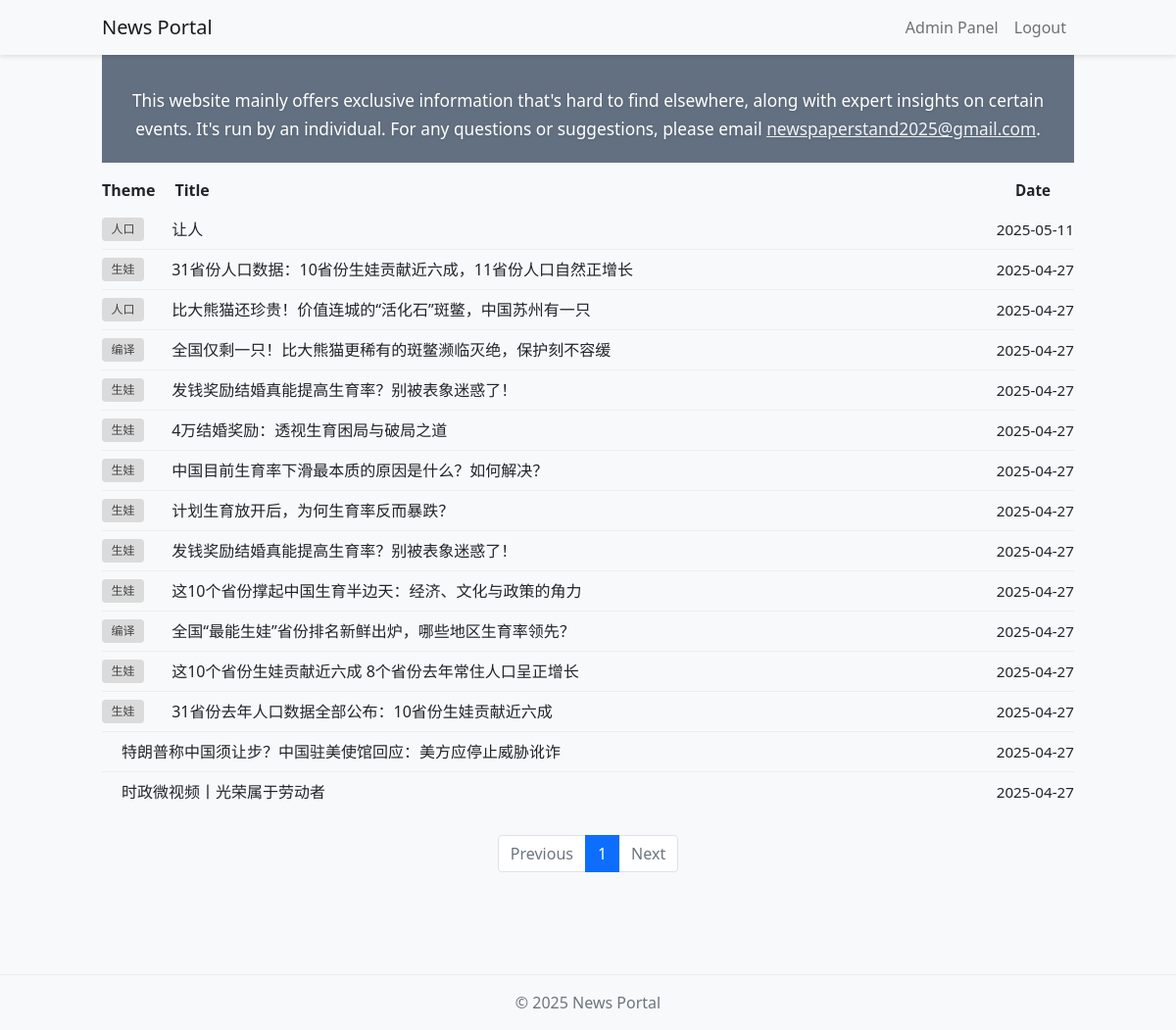
Screenshot of / (signed in) with the database file from the repository.
### app/models.py (models this page shows, shortened)
class Tag(db.Model):
    id = db.Column(db.Integer, primary_key=True)
    name = db.Column(db.String(50), unique=True, nullable=False)
    created_at = db.Column(db.DateTime, default=datetime.utcnow)

class Article(db.Model):
    id = db.Column(db.Integer, primary_key=True)
    title = db.Column(db.String(200), nullable=False)
    subtitle = db.Column(db.String(200))
    content = db.Column(db.Text, nullable=False)
    is_published = db.Column(db.Boolean, default=False)
    is_top = db.Column(db.Boolean, default=False)
    is_recommended = db.Column(db.Boolean, default=False)
    created_at = db.Column(db.DateTime, default=datetime.utcnow)
    updated_at = db.Column(
        db.DateTime, default=datetime.utcnow, onupdate=datetime.utcnow
    )
    author_id = db.Column(db.Integer, db.ForeignKey("user.id"))
    tags = db.relationship("Tag", secondary="article_tag", backref="articles")
    images = db.relationship("Image", backref="article", lazy="dynamic")

### app/main/routes.py (the view)
@bp.route("/")
def index():
    page = request.args.get("page", 1, type=int)
    top_articles = (
        Article.query.filter_by(is_published=True, is_top=True)
        .order_by(Article.created_at.desc())
        .limit(4)
        .all()
    )
    recommended_articles = (
        Article.query.filter_by(is_published=True, is_recommended=True)
        .order_by(Article.created_at.desc())
        .limit(6)
        .all()
    )
    latest_articles = (
        Article.query.filter_by(is_published=True)
        .order_by(Article.created_at.desc())
        .paginate(page=page, per_page=current_app.config["POSTS_PER_PAGE"])
    )
    return render_template(
        "main/index.html",
        top_articles=top_articles,
        recommended_articles=recommended_articles,
        latest_articles=latest_articles.items,
        pagination=latest_articles,
    )

### app/models.py (called while the page is built)
@login.user_loader
def load_user(id):
    return User.query.get(int(id))

### app/templates/main/index.html (shortened to what this page needs)
{% extends "base.html" %} {% block content %}
<div class="homepage-bg container">
  <div class="homepage-intro-inner">
    This website mainly offers exclusive information that's hard to find
    elsewhere, along with expert insights on certain events. It's run by an
    individual. For any questions or suggestions, please email
    <a href="mailto:newspaperstand2025@gmail.com" style="color: #f1f3f6"
      >newspaperstand2025@gmail.com</a
    >.
  </div>
  <div class="homepage-container">
    <div class="mb-4">
      <div
        class="article-list-row"
        style="
          font-weight: bold;
          background: #f5f5f5;
          cursor: default;
          text-align: center;
        "
      >
        <div
          class="article-list-tags"
          style="text-align: center; margin-right: 20px"
        >
          Theme
        </div>
        <div
          class="article-list-title"
          style="text-align: left; margin-left: 20px"
        >
          Title
        </div>
        <div class="article-list-date" style="text-align: left">Date</div>
      </div>
      {% for article in latest_articles %}
      <div
        class="article-list-row{% if not loop.last %} not-last{% endif %}"
        onclick="window.location='{{ url_for('main.article', id=article.id) }}'"
        style="cursor: pointer"
      >
        <div class="article-list-tags" style="margin-right: 20px">
          {% for tag in article.tags %}
          <a
            href="{{ url_for('main.tag', id=tag.id) }}"
            class="badge bg-secondary text-decoration-none"
            onclick="event.stopPropagation();"
            >{{ tag.name }}</a
          >
          {% endfor %}
        </div>
        <div class="article-list-title" style="margin-left: 20px">
          {{ article.title }}
        </div>
        <div class="article-list-date" style="text-align: left">
          {{ article.created_at.strftime('%Y-%m-%d') }}
        </div>
      </div>
      {% endfor %} {% if pagination %}
      <nav aria-label="Page navigation" class="mt-4">
        <ul class="pagination justify-content-center">
          {% if pagination.has_prev %}
          <li class="page-item">
            <a
              class="page-link"
              href="{{ url_for('main.index', page=pagination.prev_num) }}"
              >Previous</a
            >
          </li>
          {% else %}
          <li class="page-item disabled">
            <span class="page-link">Previous</span>
          </li>
          {% endif %} {% for page in pagination.iter_pages() %} {% if page %} {%
          if page != pagination.page %}
          <li class="page-item">
            <a class="page-link" href="{{ url_for('main.index', page=page) }}"
              >{{ page }}</a
            >
          </li>
          {% else %}
          <li class="page-item active">
            <span class="page-link">{{ page }}</span>
          </li>
          {% endif %} {% else %}
          <li class="page-item disabled">
            <span class="page-link">...</span>
          </li>
          {% endif %} {% endfor %} {% if pagination.has_next %}
          <li class="page-item">
            <a
              class="page-link"
              href="{{ url_for('main.index', page=pagination.next_num) }}"
              >Next</a
            >
          </li>
          {% else %}
          <li class="page-item disabled">
            <span class="page-link">Next</span>
          </li>
          {% endif %}
        </ul>
      </nav>
      {% endif %}
    </div>
  </div>
</div>
{% endblock %}

### app/static/css/style.css (style rules this page uses)
body { background-color: #f8f9fa; }
.badge { font-weight: normal; padding: 0.5em 0.8em; }
.container { margin: 0 auto; padding: 0rem 1rem; min-width: 350px; max-width: 1024px; }
.article-list-row { display: flex !important; align-items: center !important; min-height: 40px !important; width: 100% !important; padding: 0.5rem 0 !important; margin: 0 !important; border: none !important; background: none !important; color: inherit !important; text-decoration: none !important; cursor: pointer; }
.article-list-row.not-last { border-bottom: 1px solid #eee !important; }
.article-list-tags { display: flex !important; align-items: center !important; overflow: hidden; text-overflow: ellipsis; white-space: nowrap; }
.article-list-tags .badge { margin-right: 0.5rem; }
.article-list-tags .badge:last-child { margin-right: 0.5rem; }
.article-list-title { flex: 1 !important; min-width: 0 !important; margin: 0 !important; font-size: 1rem !important; color: inherit !important; overflow: hidden !important; text-overflow: ellipsis !important; white-space: nowrap !important; }
.article-list-date { min-width: 60px !important; max-width: 100px !important; font-size: 0.95rem !important; color: inherit !important; text-align: left !important; line-height: 1.5 !important; flex-shrink: 0 !important; overflow: hidden !important; text-overflow: ellipsis !important; white-space: nowrap !important; }
.homepage-bg { background: none; padding: 0; margin-top: 0; }
.homepage-container { padding-top: 0.5rem; padding-bottom: 2rem; }
.homepage-intro-inner { background: #637081; color: #fff; text-shadow: 0 1px 4px rgba(0, 0, 0, 0.12); font-size: 1.08rem; line-height: 1.7; text-align: center; padding-top: 2rem; padding-bottom: 1.2rem; }
.article-list-tags { display: flex; align-items: center; gap: 0.25rem; }
a.badge.bg-secondary.text-decoration-none { background-color: #dbdbdb !important; color: #434343 !important; border: none !important; }

### rows the page displays
Article: title "让人", created_at "2025-05-11"
Tag: name "人口"
Article: title "31省份人口数据：10省份生娃贡献近六成，11省份人口自然正增长", created_at "2025-04-27"
Tag: name "生娃"
Article: title "比大熊猫还珍贵！价值连城的“活化石”斑鳖，中国苏州有一只", created_at "2025-04-27"
Article: title "全国仅剩一只！比大熊猫更稀有的斑鳖濒临灭绝，保护刻不容缓", created_at "2025-04-27"
Tag: name "编译"
Article: title "发钱奖励结婚真能提高生育率？别被表象迷惑了！", created_at "2025-04-27"
Article: title "4万结婚奖励：透视生育困局与破局之道", created_at "2025-04-27"
Article: title "中国目前生育率下滑最本质的原因是什么？如何解决？", created_at "2025-04-27"
Article: title "计划生育放开后，为何生育率反而暴跌？", created_at "2025-04-27"
Article: title "发钱奖励结婚真能提高生育率？别被表象迷惑了！", created_at "2025-04-27"
Article: title "这10个省份撑起中国生育半边天：经济、文化与政策的角力", created_at "2025-04-27"
Article: title "全国“最能生娃”省份排名新鲜出炉，哪些地区生育率领先？", created_at "2025-04-27"
Article: title "这10个省份生娃贡献近六成 8个省份去年常住人口呈正增长", created_at "2025-04-27"
Article: title "31省份去年人口数据全部公布：10省份生娃贡献近六成", created_at "2025-04-27"
Article: title "特朗普称中国须让步？中国驻美使馆回应：美方应停止威胁讹诈", created_at "2025-04-27"
Article: title "时政微视频丨光荣属于劳动者", created_at "2025-04-27"

### other values shown
{{ page }} "1"
